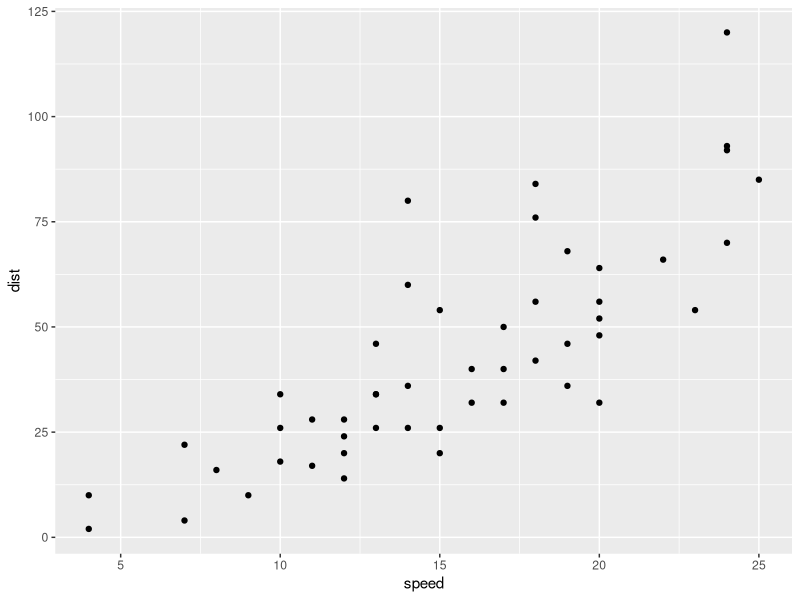
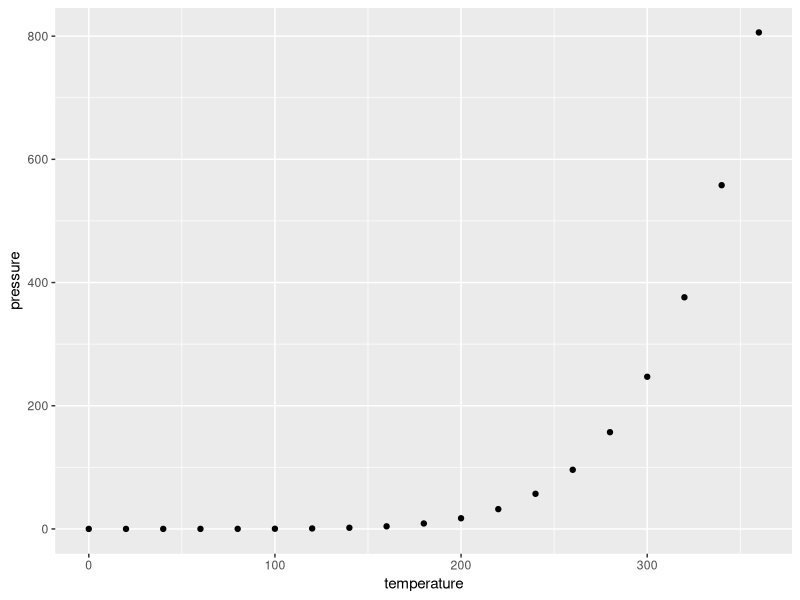

These figures' R source, in order:
## ---- chunk 1
#| echo: false
#| warning: false
#| layout-ncol: 2
#| fig-cap: 
#|   - "Speed and Stopping Distances of Cars"
#|   - "Vapor Pressure of Mercury as a Function of Temperature"
library(tidyverse)

ggplot(cars, aes(x = speed, y = dist)) +
  geom_point()

ggplot(pressure, aes(x = temperature, y = pressure)) +
  geom_point()
